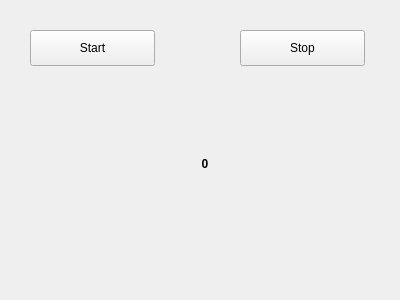
<?xml version="1.0" encoding="UTF-8"?>
<ui version="4.0">
 <class>GUI</class>
 <widget class="QWidget" name="GUI">
  <property name="geometry">
   <rect>
    <x>0</x>
    <y>0</y>
    <width>400</width>
    <height>300</height>
   </rect>
  </property>
  <property name="windowTitle">
   <string>Blink</string>
  </property>
  <widget class="QPushButton" name="startButton">
   <property name="geometry">
    <rect>
     <x>30</x>
     <y>30</y>
     <width>125</width>
     <height>36</height>
    </rect>
   </property>
   <property name="text">
    <string>Start</string>
   </property>
  </widget>
  <widget class="QPushButton" name="stopButton">
   <property name="geometry">
    <rect>
     <x>240</x>
     <y>30</y>
     <width>125</width>
     <height>36</height>
    </rect>
   </property>
   <property name="text">
    <string>Stop</string>
   </property>
  </widget>
  <widget class="QLabel" name="blinkLabel">
   <property name="geometry">
    <rect>
     <x>160</x>
     <y>150</y>
     <width>90</width>
     <height>28</height>
    </rect>
   </property>
   <property name="font">
    <font>
     <weight>75</weight>
     <bold>true</bold>
    </font>
   </property>
   <property name="text">
    <string>0</string>
   </property>
   <property name="alignment">
    <set>Qt::AlignCenter</set>
   </property>
  </widget>
 </widget>
 <layoutdefault spacing="6" margin="11"/>
 <resources/>
 <connections/>
</ui>
